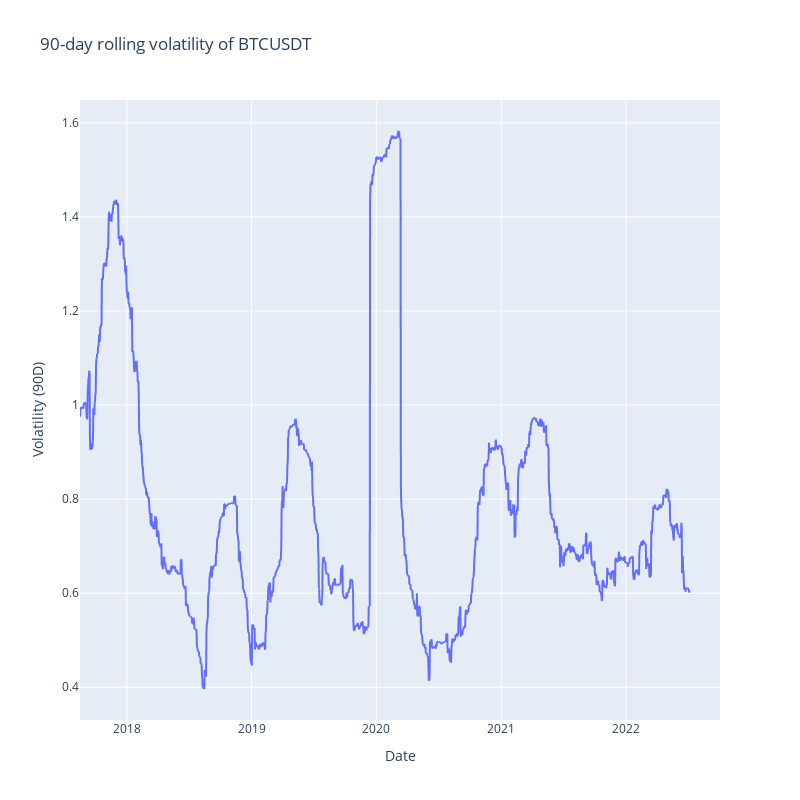

Notebook code for this chart:
### Code cell
fig = px.line(df, x=df.index, y="volatility_90d", title="90-day rolling volatility of BTCUSDT", 
             labels = {"volatility_90d": "Volatility (90D)",
                        "date": "Date"}, width=800, height=800)
fig.show()

### Figure 1 — Plotly figure (JSON) as saved in the notebook; plotly's stock layout.template omitted (floating-point values rounded to 4 significant figures; data arrays with more than 128 entries replaced by an {"elided": "..."} marker saying what was removed)
{"data": [{"hovertemplate": "Date=%{x}<br>Volatility (90D)=%{y}<extra></extra>", "legendgroup": "", "line": {"color": "#636efa", "dash": "solid"}, "mode": "lines", "name": "", "showlegend": false, "type": "scattergl", "x": {"elided": "1875 str values"}, "xaxis": "x", "y": {"elided": "1875 float values"}, "yaxis": "y"}], "layout": {"height": 800, "legend": {"tracegroupgap": 0}, "title": {"text": "90-day rolling volatility of BTCUSDT"}, "width": 800, "xaxis": {"anchor": "y", "domain": [0, 1], "title": {"text": "Date"}}, "yaxis": {"anchor": "x", "domain": [0, 1], "title": {"text": "Volatility (90D)"}}}}
